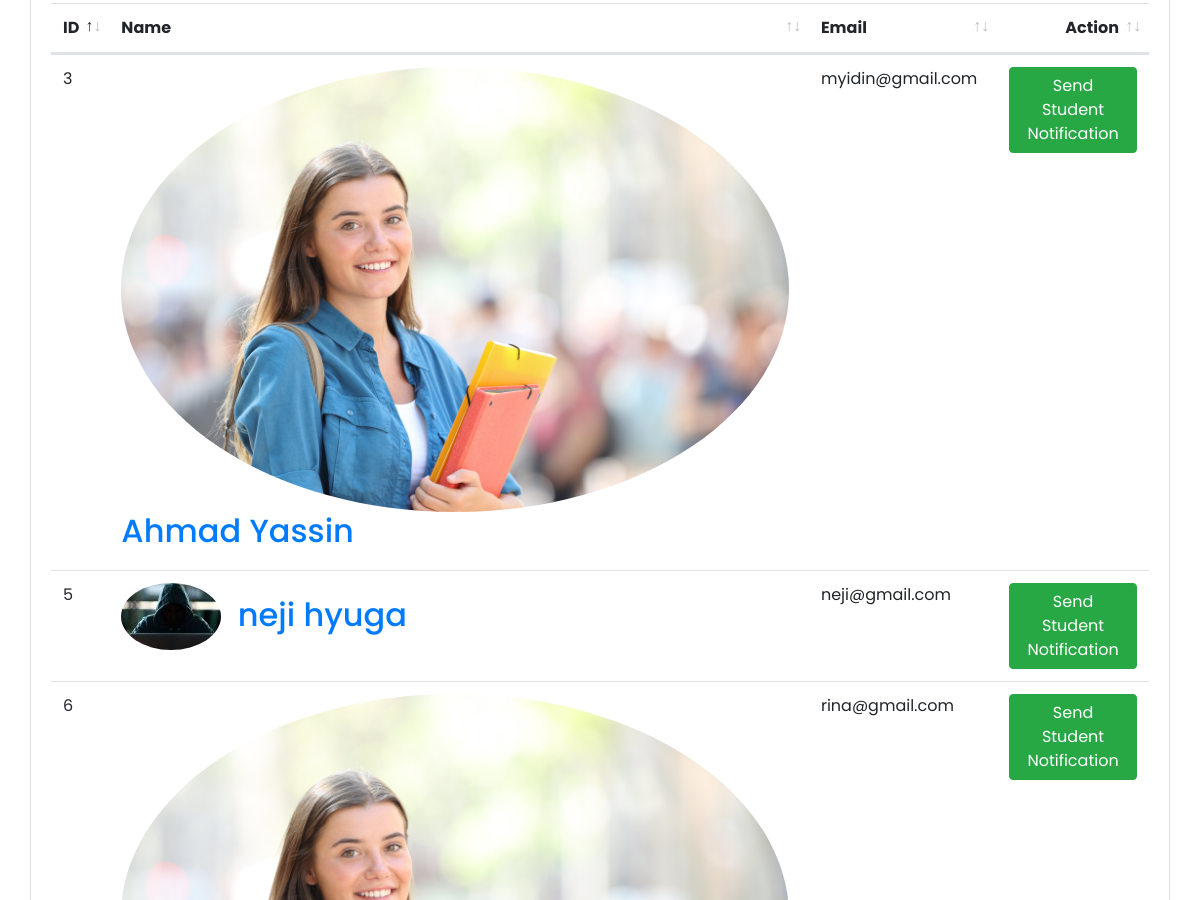
/Hod/Student/send_notification (signed in, middle part), run on an earlier commit of the app's database.
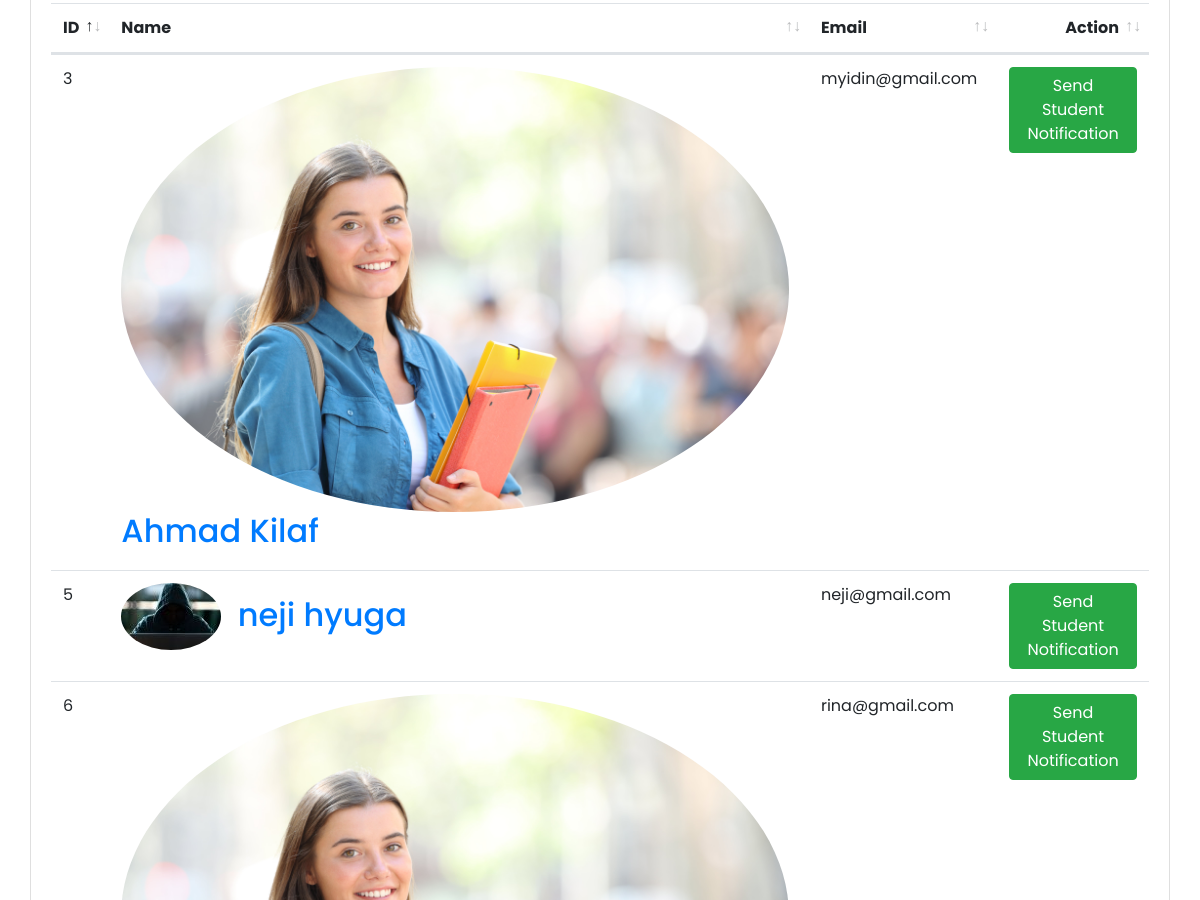
And on a later commit of the database.
### StudyApp/models.py (models this page shows, shortened)
class Student(models.Model):
    admin = models.OneToOneField(CustomUser,on_delete=models.CASCADE)
    address = models.TextField()
    gender = models.CharField(max_length=100)
    course_id = models.ForeignKey(Course,on_delete=models.DO_NOTHING)
    session_year_id = models.ForeignKey(Session_Year,on_delete=models.DO_NOTHING)
    created_at = models.DateTimeField(auto_now_add=True)
    updated_at = models.DateTimeField(auto_now=True)

class CustomUser(AbstractUser):
    USER = (
        (1,'HOD'),
        (2,'STAFF'),
        (3,'STUDENT'),
    )
    user_type = models.CharField(choices=USER,max_length=50,default=1)
    profile_pic = models.ImageField(upload_to='media/profile_pic')

### StudyGo/Hod_Views.py (the view)
# urls.py: path('Hod/Student/send_notification',Hod_Views.STUDENT_SEND_NOTIFICATION,name='student_send_notification'),
@login_required(login_url='login')
def STUDENT_SEND_NOTIFICATION(request):
    student = Student.objects.all()
    notification = Student_Notification.objects.all()
    context = {
        'student':student,
        'notification':notification
    }
    return render(request,'Hod/student_notification.html',context)

### templates/Hod/student_notification.html (shortened to what this page needs)
{% extends 'base.html' %} {% block content %}
<div class="content container-fluid">
  <div class="row">
    <div class="col-sm-12">
      <div class="card card-table">
        <div class="card-body">
          <div class="table-responsive">
            <table id="table_id" class="table table-hover table-center mb-0">
              <thead>
                <tr>
                  <th>ID</th>
                  <th>Name</th>
                  <th>Email</th>
                  <th class="text-right">Action</th>
                </tr>
              </thead>
              <tbody>
                {% for i in student %}
                <tr>
                  <td>{{i.id}}</td>
                  <td>
                    <h2 class="table-avatar">
                      <a href="#" class="avatar avatar-sm mr-2"
                        ><img
                          class="avatar-img rounded-circle"
                          src="/{{i.admin.profile_pic}}"
                          alt="User Image"
                      /></a>
                      <a href="#"
                        >{{i.admin.first_name}} {{i.admin.last_name}}</a
                      >
                    </h2>
                  </td>
                  <td>{{i.admin.email}}</td>
                  <td class="text-right">
                    <button
                      type="button"
                      class="btn btn-success"
                      data-toggle="modal"
                      data-target="#sendnotification-{{forloop.counter}}"
                    >
                      Send Student Notification
                    </button>
                  </td>
                </tr>
                {% endfor %}
              </tbody>
            </table>
          </div>
        </div>
      </div>
    </div>
  </div>
</div>
{% endblock content %}

### templates/base.html (shortened to what this page needs)
{% load static %}
<!DOCTYPE html>
<html lang="en">
  <head>
    <link
      rel="stylesheet"
      href="{% static 'assets/plugins/bootstrap/css/bootstrap.min.css' %}"
    />
    <link
      rel="stylesheet"
      href="{% static 'assets/plugins/fontawesome/css/fontawesome.min.css' %}"
    />
    <link
      rel="stylesheet"
      href="{% static 'assets/plugins/fontawesome/css/all.min.css' %}"
    />
    <link rel="stylesheet" href="{% static 'assets/css/style.css' %}" />
    <link rel="stylesheet" href="{% static 'assets/plugins/datatables/datatables.min.css' %}">
  </head>
  <body>
    <div class="main-wrapper">
      <div class="page-wrapper">
        <div class="content container-fluid">
         {% block content %}{% endblock content %}
         </div>
    </div>
  </body>
</html>

### templates/includes/header.html (shortened to what this page needs)
{% load static %}

### static/assets2/css/style.css (style rules this page uses)
body { font-family: 'Poppins', sans-serif; font-style: normal; color: #747e74; overflow-x: hidden; }
* { margin: 0; padding: 0; box-sizing: border-box; }
img { max-width: 100%; }
a { text-decoration: none; display: inline-block; }

What changed in the data, as far as the page shows it:
changed through a linked row, Student "Ahmad": admin.last_name "Yassin" → "Kilaf"
